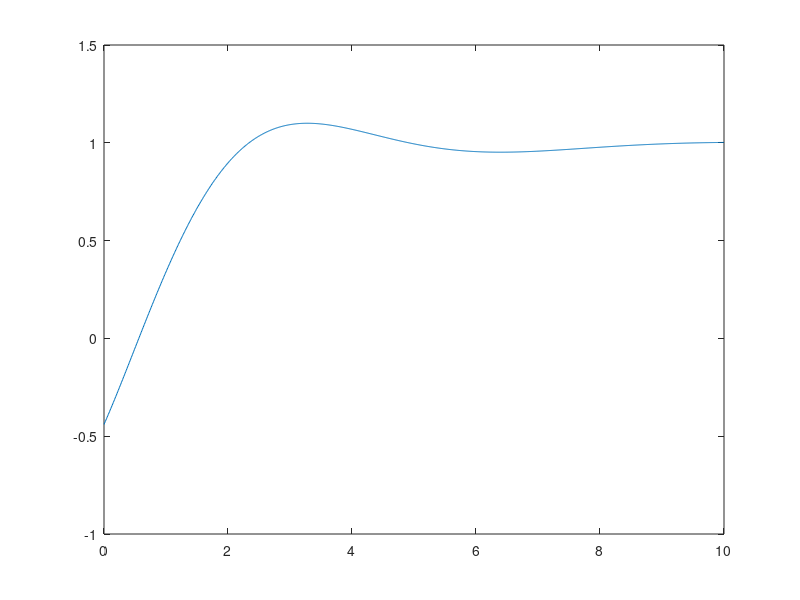
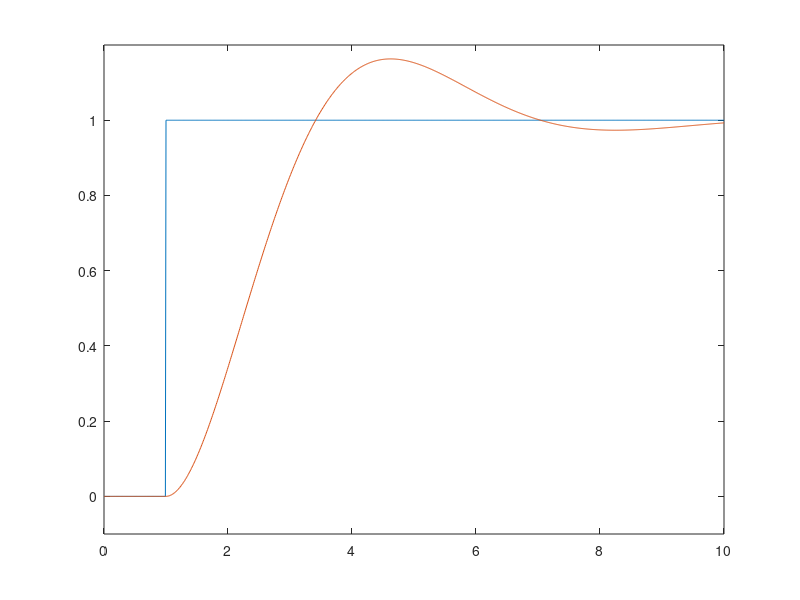
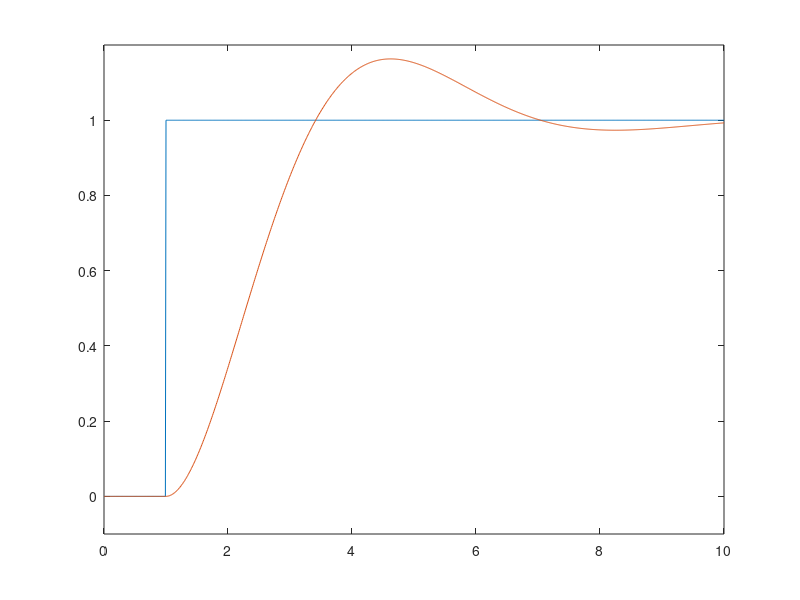

Here is the MATLAB script that generated these plots, in order:
% 2-B
% numG = [omega^2]; 
% denG = [1 2*zeta*omega omega^2];
% G = tf(numG,denG)

% 2-C
t=0:0.01:10;
omega=1; zeta=0.5;
tmp1 = (1/sqrt(1-zeta^2))*exp(-zeta*omega*t);
tmp2 = sqrt(1-zeta^2)*cos(sqrt(1-zeta^2)*omega*t) + zeta*sin(sqrt(1-zeta^2));
yt = 1-tmp1.*tmp2;
figure(1);
plot(t, yt);
clear;

% 2-D
omega=1; zeta=0.5;
A = [[0 1]
    [-omega^2 -2*zeta*omega]];
B = [[0]
    [omega^2]];
C = [1 0];
D = 0;
sys = ss(A, B, C, D);
t=0:0.01:10;
% step input
for ii=1:length(t),
    if t(ii)<1, r(ii)=0;
    else r(ii)=1;
    end,
end
% linear simulation
y = lsim(sys, r, t);
figure(2);
plot(t, r, t, y);
axis([0 10 -0.1 1.2]);
clear;

% 2-E
omega=1; zeta=0.5;
numG = [omega^2]; 
denG = [1 2*zeta*omega omega^2];
G = tf(numG, denG)
t=0:0.01:10;
% step input
for ii=1:length(t),
    if t(ii)<1, r(ii)=0;
    else r(ii)=1;
    end,
end
% linear simulation
y = lsim(G, r, t);
figure(3);
plot(t, r, t, y);
axis([0 10 -0.1 1.2]);
clear;

% 2-F
% simulink
% homework01_2F.slx file

% 2-G
omega=1; zeta=0.5;
numG = [omega^2]; 
denG = [1 2*zeta*omega omega^2];
G = tf(numG, denG)
t=0:0.01:10;
% step input
for ii=1:length(t),
    if t(ii)<1, r(ii)=0;
    else r(ii)=1;
    end,
end
% linear simulation
y = lsim(G, r, t);
figure(3);
plot(t, r, t, y);
axis([0 10 -0.1 1.2]);
clear;
